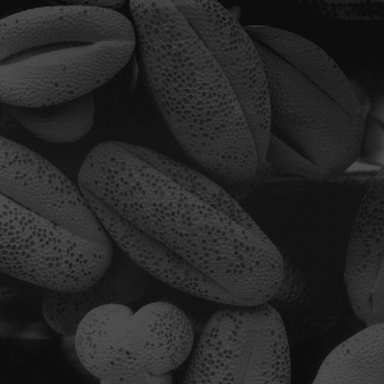
#> input picture ch03/Images/Source/Fig0316(4)(bottom_left).tif, 384 x 384 px, shrunk from 500 x 500 before the run, found by its file name
$ python ex02_Equalization.py
#> lines starting #> are read from the running program, lines starting #| are printed output that depends on the picture
# 히스토그램 평활화
import matplotlib.pyplot as plt
from PIL import Image
import numpy as np
import os

def showHist(arrays):
    num = len(arrays)
    # 플롯 설정
    fig, axs = plt.subplots(num, 4, figsize=(18, 8))
    fig.subplots_adjust(left=0, right=0.93, top=0.95, bottom=0.05, hspace=0.2, wspace=0)
    for i, (title, array) in enumerate(arrays.items()):
        # 첫 번째 col에 이미지 표시
        axs[i, 0].imshow(array[0], cmap='gray', vmin=0, vmax=255)
        axs[i, 0].set_title(title)
        axs[i, 0].axis('off')  # 축 표시 없애기

        # 두 번째 col에 원본 히스토그램 표시
        axs[i, 1].hist(array[0].ravel(), bins=256, color='black',density=True)
        axs[i, 1].set_xlim([-1, 256])

        # 두 번째 col에 히스토그램 평활화 이미지 표시
        axs[i, 2].imshow(array[1], cmap='gray', vmin=0, vmax=255)
        axs[i, 2].set_title(title)
        axs[i, 2].axis('off')

        # 세 번째 col에 평활화 히스토그램 표시
        axs[i, 3].hist(array[1].ravel(), bins=256, color='black', density=True)
        axs[i, 3].set_xlim([-1, 256])

    # 플롯 표시
    # plt.tight_layout()
    script_name = os.path.basename(__file__)
    save_name = os.path.splitext(script_name)[0] + '.png'
    plt.savefig(f'ch03\\Images\\Result\\Histogram_Processing\\{save_name}', bbox_inches='tight')
    plt.show()

def histogram_equalizatioin(origin_array):
    # 히스토그램 계산
    hist, bins = np.histogram(origin_array, 256, [0,256])
    hist_normalized = hist / hist.sum()

    # 누적 분포 함수(CDF) 계산
    cdf = hist_normalized.cumsum()
    # 평활화, Round
    cdf_scaled = np.round(cdf * 255).astype(np.uint8)

    # ※ 다차원 배열을 1차원으로 만들기
    # flatten은 복사본을 생성
    # ravel은 참조

    # 원본 배열의 픽셀 값에 CDF를 매핑
    equalized_array = cdf_scaled[origin_array.flatten()].reshape(origin_array.shape)

    return equalized_array, cdf_scaled

if __name__ == "__main__":
    image_paths = { 'Dark' : r'ch03\Images\Source\Fig0316(4)(bottom_left).tif',
                    'Bright': r'ch03\Images\Source\Fig0316(1)(top_left).tif',
                    'Low constrastr': r'ch03\Images\Source\Fig0316(2)(2nd_from_top).tif',
                    'Hight-constrast' : r'ch03\Images\Source\Fig0320(3)(third_from_top).tif'}
    arrays = dict()

    plt.figure(figsize=(8, 6))

    for key, path in image_paths.items():
        origin_image = Image.open(path)
#> origin_image is the input picture: PIL image 384x384 L; min 10, max 80, mean 38.7
        origin_array = np.array(origin_image)
        equalizated_array,  cdf_scaled = histogram_equalizatioin(origin_array)
#> in histogram_equalizatioin, `hist, bins = np.histogram(origin_array, 256, [0,256])`: hist = 256 values, max 9065 at index 19, min 0 at index 0, mean 576; bins = 257 values from 0 to 256
#> in histogram_equalizatioin, `hist_normalized = hist / hist.sum()`: hist_normalized = 256 values, max 0.0615 at index 19, min 0 at index 0, mean 0.00391
#> in histogram_equalizatioin, `cdf = hist_normalized.cumsum()`: cdf = 256 values from 0 to 1
#> in histogram_equalizatioin, `cdf_scaled = np.round(cdf * 255).astype(np.uint8)`: cdf_scaled = 256 values from 0 to 255
#> in histogram_equalizatioin, `equalized_array = cdf_scaled[origin_array.flatten()].reshape(origin_ar..`:
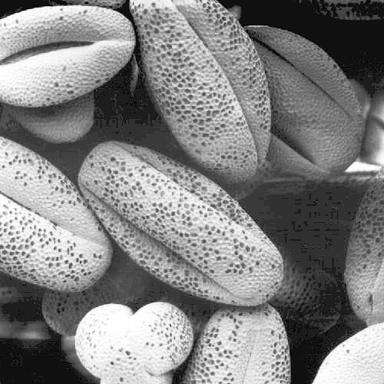
#> equalized_array: shape (384, 384); min 0, max 255, mean 130.3
#> cdf_scaled = 256 values from 0 to 255
        arrays[key] = (origin_array, equalizated_array)

        # 각 이미지의 변환 함수 T(r) 그리기
        plt.plot(cdf_scaled, label=f'T(r) for {key}')
#> pass 2 of the loop `for key, path in image_paths.items():`:
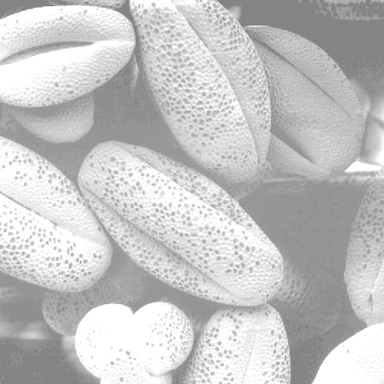
#> input picture ch03/Images/Source/Fig0316(1)(top_left).tif, 384 x 384 px, shrunk from 500 x 500 before the run, found by its file name
#> origin_image is the input picture: PIL image 384x384 L; min 123, max 255, mean 196.3
#> hist = 256 values, max 13958 at index 255, min 0 at index 0, mean 576
#> hist_normalized = 256 values, max 0.0947 at index 255, min 0 at index 0, mean 0.00391
#> in histogram_equalizatioin (call 2), `equalized_array = cdf_scaled[origin_array.flatten()].reshape(origin_ar..`:
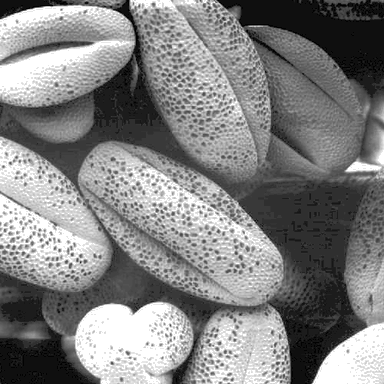
#> equalized_array: shape (384, 384); min 0, max 255, mean 130.1
#> pass 3 of the loop `for key, path in image_paths.items():`:
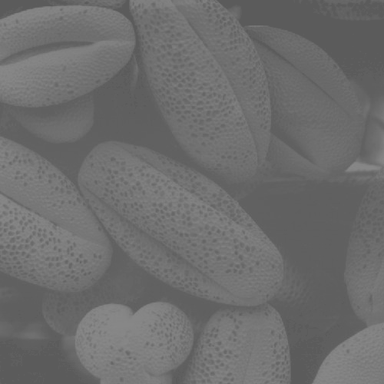
#> input picture ch03/Images/Source/Fig0316(2)(2nd_from_top).tif, 384 x 384 px, shrunk from 500 x 500 before the run, found by its file name
#> origin_image is the input picture: PIL image 384x384 L; min 89, max 136, mean 109.1
#> hist = 256 values, max 11056 at index 96, min 0 at index 0, mean 576
#> hist_normalized = 256 values, max 0.075 at index 96, min 0 at index 0, mean 0.00391
#> in histogram_equalizatioin (call 3), `equalized_array = cdf_scaled[origin_array.flatten()].reshape(origin_ar..`:
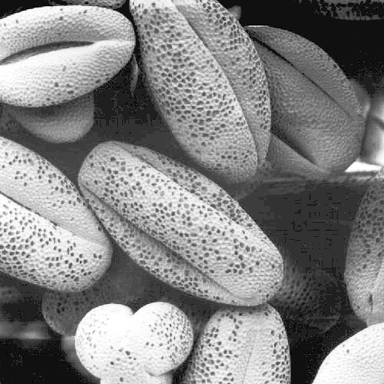
#> equalized_array: shape (384, 384); min 0, max 255, mean 131.4
#> the loop made 4 passes; the first 3 are shown

    plt.title('Histogram Equalization Transformation Function T(r)')
    plt.xlabel('Input Intensity r')
    plt.ylabel('Output Intensity s')
    plt.xlim(0, 255)
    plt.legend()
    plt.grid(True)
    plt.show()
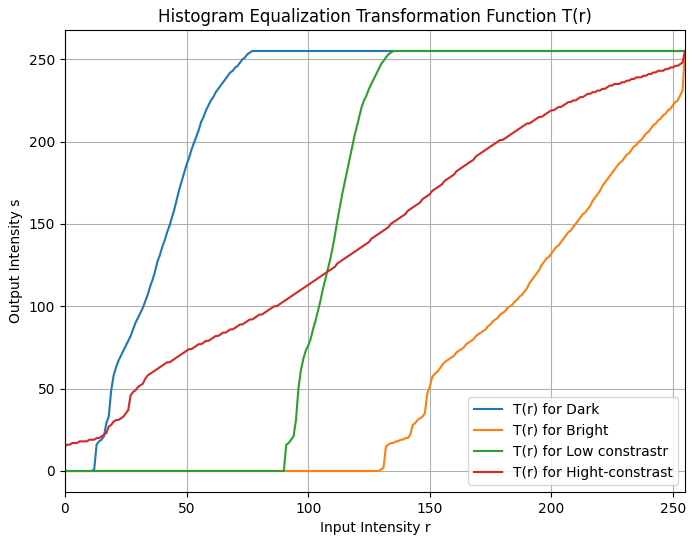
#> figure drawn by matplotlib, 1 panel; curve peaks at x = 77, y = 255; curve peaks at x = 255, y = 255; curve peaks at x = 135, y = 255

    showHist(arrays)
#> in showHist, `num = len(arrays)`: num = 4
#> the loop in showHist, `for i, (title, array) in enumerate(arrays.items()):` made 4 passes
#> title on passes 1 to 4: 'Dark', 'Bright', 'Low constrastr', 'Hight-constrast'
#> in showHist, `plt.savefig(f'ch03\\Images\\Result\\Histogram_Processing\\{save_name}'..`:
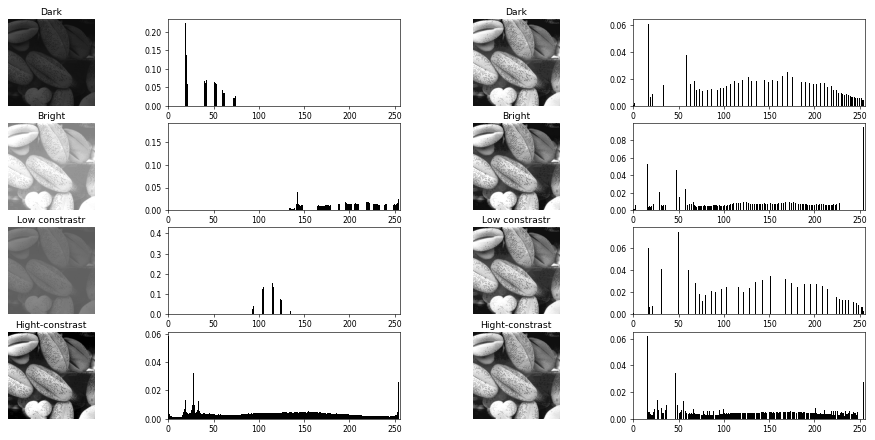
#> figure drawn by matplotlib, 16 panels; panel 2: tallest bar 0.225 high, from x = 18.75 to 19.02; panel 4: tallest bar 0.0617 high, from x = 48.81 to 49.8; panel 6: tallest bar 0.184 high, from x = 254.5 to 255; panel 8: tallest bar 0.095 high, from x = 254 to 255
